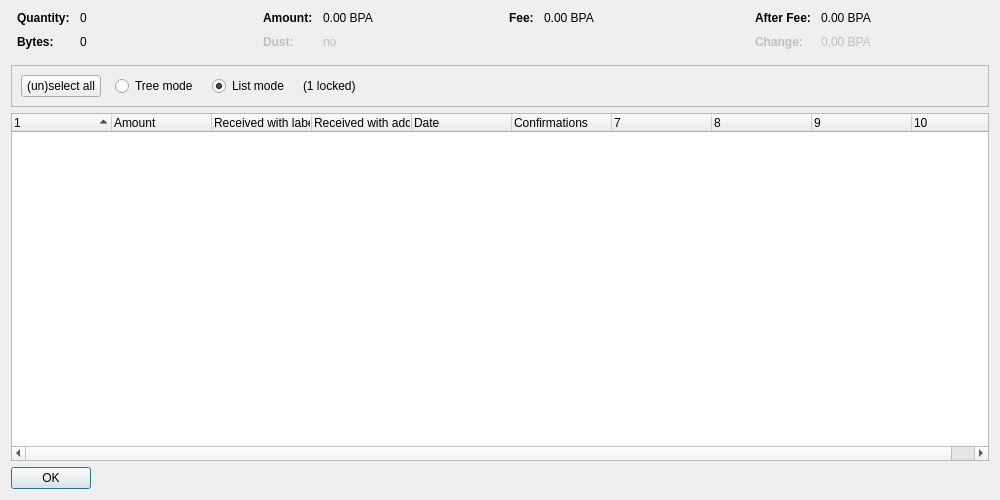
<?xml version="1.0" encoding="UTF-8"?>
<ui version="4.0">
 <class>CoinControlDialog</class>
 <widget class="QDialog" name="CoinControlDialog">
  <property name="geometry">
   <rect>
    <x>0</x>
    <y>0</y>
    <width>1000</width>
    <height>500</height>
   </rect>
  </property>
  <property name="windowTitle">
   <string>Coin Selection</string>
  </property>
  <layout class="QVBoxLayout" name="verticalLayout">
   <item>
    <layout class="QHBoxLayout" name="horizontalLayoutTop" stretch="0,0,0,0">
     <property name="topMargin">
      <number>0</number>
     </property>
     <property name="bottomMargin">
      <number>10</number>
     </property>
     <item>
      <layout class="QFormLayout" name="formLayoutCoinControl1">
       <property name="horizontalSpacing">
        <number>10</number>
       </property>
       <property name="verticalSpacing">
        <number>10</number>
       </property>
       <property name="leftMargin">
        <number>6</number>
       </property>
       <property name="rightMargin">
        <number>6</number>
       </property>
       <item row="0" column="0">
        <widget class="QLabel" name="labelCoinControlQuantityText">
         <property name="font">
          <font>
           <weight>75</weight>
           <bold>true</bold>
          </font>
         </property>
         <property name="text">
          <string>Quantity:</string>
         </property>
        </widget>
       </item>
       <item row="0" column="1">
        <widget class="QLabel" name="labelCoinControlQuantity">
         <property name="cursor">
          <cursorShape>IBeamCursor</cursorShape>
         </property>
         <property name="contextMenuPolicy">
          <enum>Qt::ActionsContextMenu</enum>
         </property>
         <property name="text">
          <string notr="true">0</string>
         </property>
         <property name="textInteractionFlags">
          <set>Qt::LinksAccessibleByMouse|Qt::TextSelectableByKeyboard|Qt::TextSelectableByMouse</set>
         </property>
        </widget>
       </item>
       <item row="1" column="0">
        <widget class="QLabel" name="labelCoinControlBytesText">
         <property name="font">
          <font>
           <weight>75</weight>
           <bold>true</bold>
          </font>
         </property>
         <property name="text">
          <string>Bytes:</string>
         </property>
        </widget>
       </item>
       <item row="1" column="1">
        <widget class="QLabel" name="labelCoinControlBytes">
         <property name="cursor">
          <cursorShape>IBeamCursor</cursorShape>
         </property>
         <property name="contextMenuPolicy">
          <enum>Qt::ActionsContextMenu</enum>
         </property>
         <property name="text">
          <string notr="true">0</string>
         </property>
         <property name="textInteractionFlags">
          <set>Qt::LinksAccessibleByMouse|Qt::TextSelectableByKeyboard|Qt::TextSelectableByMouse</set>
         </property>
        </widget>
       </item>
      </layout>
     </item>
     <item>
      <layout class="QFormLayout" name="formLayoutCoinControl2">
       <property name="horizontalSpacing">
        <number>10</number>
       </property>
       <property name="verticalSpacing">
        <number>10</number>
       </property>
       <property name="leftMargin">
        <number>6</number>
       </property>
       <property name="rightMargin">
        <number>6</number>
       </property>
       <item row="0" column="0">
        <widget class="QLabel" name="labelCoinControlAmountText">
         <property name="font">
          <font>
           <weight>75</weight>
           <bold>true</bold>
          </font>
         </property>
         <property name="text">
          <string>Amount:</string>
         </property>
        </widget>
       </item>
       <item row="0" column="1">
        <widget class="QLabel" name="labelCoinControlAmount">
         <property name="cursor">
          <cursorShape>IBeamCursor</cursorShape>
         </property>
         <property name="contextMenuPolicy">
          <enum>Qt::ActionsContextMenu</enum>
         </property>
         <property name="text">
          <string notr="true">0.00 BPA</string>
         </property>
         <property name="textInteractionFlags">
          <set>Qt::LinksAccessibleByMouse|Qt::TextSelectableByKeyboard|Qt::TextSelectableByMouse</set>
         </property>
        </widget>
       </item>
       <item row="1" column="0">
        <widget class="QLabel" name="labelCoinControlLowOutputText">
         <property name="enabled">
          <bool>false</bool>
         </property>
         <property name="font">
          <font>
           <weight>75</weight>
           <bold>true</bold>
          </font>
         </property>
         <property name="text">
          <string>Dust:</string>
         </property>
        </widget>
       </item>
       <item row="1" column="1">
        <widget class="QLabel" name="labelCoinControlLowOutput">
         <property name="enabled">
          <bool>false</bool>
         </property>
         <property name="cursor">
          <cursorShape>IBeamCursor</cursorShape>
         </property>
         <property name="contextMenuPolicy">
          <enum>Qt::ActionsContextMenu</enum>
         </property>
         <property name="text">
          <string notr="true">no</string>
         </property>
         <property name="textInteractionFlags">
          <set>Qt::LinksAccessibleByMouse|Qt::TextSelectableByKeyboard|Qt::TextSelectableByMouse</set>
         </property>
        </widget>
       </item>
      </layout>
     </item>
     <item>
      <layout class="QFormLayout" name="formLayoutCoinControl3">
       <property name="horizontalSpacing">
        <number>10</number>
       </property>
       <property name="verticalSpacing">
        <number>10</number>
       </property>
       <property name="leftMargin">
        <number>6</number>
       </property>
       <property name="rightMargin">
        <number>6</number>
       </property>
       <item row="0" column="0">
        <widget class="QLabel" name="labelCoinControlFeeText">
         <property name="font">
          <font>
           <weight>75</weight>
           <bold>true</bold>
          </font>
         </property>
         <property name="text">
          <string>Fee:</string>
         </property>
        </widget>
       </item>
       <item row="0" column="1">
        <widget class="QLabel" name="labelCoinControlFee">
         <property name="cursor">
          <cursorShape>IBeamCursor</cursorShape>
         </property>
         <property name="contextMenuPolicy">
          <enum>Qt::ActionsContextMenu</enum>
         </property>
         <property name="text">
          <string notr="true">0.00 BPA</string>
         </property>
         <property name="textInteractionFlags">
          <set>Qt::LinksAccessibleByMouse|Qt::TextSelectableByKeyboard|Qt::TextSelectableByMouse</set>
         </property>
        </widget>
       </item>
      </layout>
     </item>
     <item>
      <layout class="QFormLayout" name="formLayoutCoinControl4">
       <property name="horizontalSpacing">
        <number>10</number>
       </property>
       <property name="verticalSpacing">
        <number>10</number>
       </property>
       <property name="leftMargin">
        <number>6</number>
       </property>
       <property name="rightMargin">
        <number>6</number>
       </property>
       <item row="0" column="0">
        <widget class="QLabel" name="labelCoinControlAfterFeeText">
         <property name="font">
          <font>
           <weight>75</weight>
           <bold>true</bold>
          </font>
         </property>
         <property name="text">
          <string>After Fee:</string>
         </property>
        </widget>
       </item>
       <item row="0" column="1">
        <widget class="QLabel" name="labelCoinControlAfterFee">
         <property name="cursor">
          <cursorShape>IBeamCursor</cursorShape>
         </property>
         <property name="contextMenuPolicy">
          <enum>Qt::ActionsContextMenu</enum>
         </property>
         <property name="text">
          <string notr="true">0.00 BPA</string>
         </property>
         <property name="textInteractionFlags">
          <set>Qt::LinksAccessibleByMouse|Qt::TextSelectableByKeyboard|Qt::TextSelectableByMouse</set>
         </property>
        </widget>
       </item>
       <item row="1" column="0">
        <widget class="QLabel" name="labelCoinControlChangeText">
         <property name="enabled">
          <bool>false</bool>
         </property>
         <property name="font">
          <font>
           <weight>75</weight>
           <bold>true</bold>
          </font>
         </property>
         <property name="text">
          <string>Change:</string>
         </property>
        </widget>
       </item>
       <item row="1" column="1">
        <widget class="QLabel" name="labelCoinControlChange">
         <property name="enabled">
          <bool>false</bool>
         </property>
         <property name="cursor">
          <cursorShape>IBeamCursor</cursorShape>
         </property>
         <property name="contextMenuPolicy">
          <enum>Qt::ActionsContextMenu</enum>
         </property>
         <property name="text">
          <string notr="true">0.00 BPA</string>
         </property>
         <property name="textInteractionFlags">
          <set>Qt::LinksAccessibleByMouse|Qt::TextSelectableByKeyboard|Qt::TextSelectableByMouse</set>
         </property>
        </widget>
       </item>
      </layout>
     </item>
    </layout>
   </item>
   <item>
    <widget class="QFrame" name="frame">
     <property name="minimumSize">
      <size>
       <width>0</width>
       <height>40</height>
      </size>
     </property>
     <property name="frameShape">
      <enum>QFrame::StyledPanel</enum>
     </property>
     <property name="frameShadow">
      <enum>QFrame::Sunken</enum>
     </property>
     <layout class="QHBoxLayout" name="horizontalLayout">
      <item>
       <layout class="QHBoxLayout" name="horizontalLayoutPanel" stretch="0,0,0,0,0">
        <property name="spacing">
         <number>14</number>
        </property>
        <item>
         <widget class="QPushButton" name="pushButtonSelectAll">
          <property name="sizePolicy">
           <sizepolicy hsizetype="Maximum" vsizetype="Fixed">
            <horstretch>0</horstretch>
            <verstretch>0</verstretch>
           </sizepolicy>
          </property>
          <property name="text">
           <string>(un)select all</string>
          </property>
          <property name="autoDefault">
           <bool>false</bool>
          </property>
         </widget>
        </item>
        <item>
         <widget class="QRadioButton" name="radioTreeMode">
          <property name="sizePolicy">
           <sizepolicy hsizetype="Maximum" vsizetype="Fixed">
            <horstretch>0</horstretch>
            <verstretch>0</verstretch>
           </sizepolicy>
          </property>
          <property name="text">
           <string>Tree mode</string>
          </property>
         </widget>
        </item>
        <item>
         <widget class="QRadioButton" name="radioListMode">
          <property name="sizePolicy">
           <sizepolicy hsizetype="Maximum" vsizetype="Fixed">
            <horstretch>0</horstretch>
            <verstretch>0</verstretch>
           </sizepolicy>
          </property>
          <property name="text">
           <string>List mode</string>
          </property>
          <property name="checked">
           <bool>true</bool>
          </property>
         </widget>
        </item>
        <item>
         <widget class="QLabel" name="labelLocked">
          <property name="text">
           <string notr="true">(1 locked)</string>
          </property>
         </widget>
        </item>
        <item>
         <spacer name="horizontalSpacer">
          <property name="orientation">
           <enum>Qt::Horizontal</enum>
          </property>
          <property name="sizeHint" stdset="0">
           <size>
            <width>40</width>
            <height>20</height>
           </size>
          </property>
         </spacer>
        </item>
       </layout>
      </item>
     </layout>
    </widget>
   </item>
   <item>
    <widget class="CoinControlTreeWidget" name="treeWidget">
     <property name="contextMenuPolicy">
      <enum>Qt::CustomContextMenu</enum>
     </property>
     <property name="sortingEnabled">
      <bool>false</bool>
     </property>
     <property name="columnCount">
      <number>10</number>
     </property>
     <attribute name="headerShowSortIndicator" stdset="0">
      <bool>true</bool>
     </attribute>
     <attribute name="headerStretchLastSection">
      <bool>false</bool>
     </attribute>
     <column>
      <property name="text">
       <string/>
      </property>
     </column>
     <column>
      <property name="text">
       <string>Amount</string>
      </property>
     </column>
     <column>
      <property name="text">
       <string>Received with label</string>
      </property>
     </column>
     <column>
      <property name="text">
       <string>Received with address</string>
      </property>
     </column>
     <column>
      <property name="text">
       <string>Date</string>
      </property>
     </column>
     <column>
      <property name="text">
       <string>Confirmations</string>
      </property>
      <property name="toolTip">
       <string>Confirmed</string>
      </property>
     </column>
     <column>
      <property name="text">
       <string/>
      </property>
     </column>
     <column>
      <property name="text">
       <string/>
      </property>
     </column>
     <column>
      <property name="text">
       <string/>
      </property>
     </column>
     <column>
      <property name="text">
       <string/>
      </property>
     </column>
    </widget>
   </item>
   <item>
    <widget class="QDialogButtonBox" name="buttonBox">
     <property name="sizePolicy">
      <sizepolicy hsizetype="Maximum" vsizetype="Fixed">
       <horstretch>0</horstretch>
       <verstretch>0</verstretch>
      </sizepolicy>
     </property>
     <property name="orientation">
      <enum>Qt::Horizontal</enum>
     </property>
     <property name="standardButtons">
      <set>QDialogButtonBox::Ok</set>
     </property>
    </widget>
   </item>
  </layout>
 </widget>
 <customwidgets>
  <customwidget>
   <class>CoinControlTreeWidget</class>
   <extends>QTreeWidget</extends>
   <header>coincontroltreewidget.h</header>
  </customwidget>
 </customwidgets>
 <resources/>
 <connections/>
</ui>
